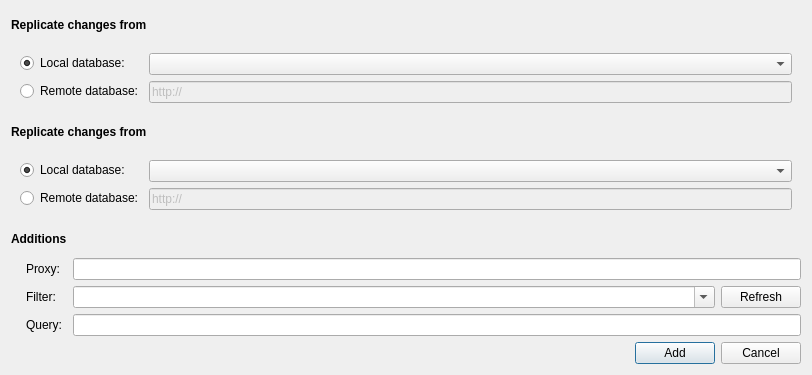
<?xml version="1.0" encoding="UTF-8"?>
<ui version="4.0">
 <class>New_Task_Form</class>
 <widget class="QDialog" name="New_Task_Form">
  <property name="geometry">
   <rect>
    <x>0</x>
    <y>0</y>
    <width>812</width>
    <height>375</height>
   </rect>
  </property>
  <property name="windowTitle">
   <string>Add New Task</string>
  </property>
  <layout class="QGridLayout" name="gridLayout_2" columnstretch="5,25,60,5,5">
   <item row="0" column="0" colspan="2">
    <widget class="QLabel" name="label">
     <property name="font">
      <font>
       <weight>75</weight>
       <bold>true</bold>
      </font>
     </property>
     <property name="text">
      <string>Replicate changes from</string>
     </property>
    </widget>
   </item>
   <item row="2" column="0" colspan="2">
    <widget class="QLabel" name="label_2">
     <property name="font">
      <font>
       <weight>75</weight>
       <bold>true</bold>
      </font>
     </property>
     <property name="text">
      <string>Replicate changes from</string>
     </property>
    </widget>
   </item>
   <item row="4" column="0">
    <widget class="QLabel" name="label_3">
     <property name="font">
      <font>
       <weight>75</weight>
       <bold>true</bold>
      </font>
     </property>
     <property name="text">
      <string>Additions</string>
     </property>
    </widget>
   </item>
   <item row="5" column="0">
    <widget class="QLabel" name="label_4">
     <property name="text">
      <string>Proxy:</string>
     </property>
     <property name="indent">
      <number>15</number>
     </property>
    </widget>
   </item>
   <item row="5" column="1" colspan="4">
    <widget class="QLineEdit" name="txt_proxy">
     <property name="focusPolicy">
      <enum>Qt::StrongFocus</enum>
     </property>
    </widget>
   </item>
   <item row="6" column="0">
    <widget class="QLabel" name="label_5">
     <property name="text">
      <string>Filter:</string>
     </property>
     <property name="indent">
      <number>15</number>
     </property>
    </widget>
   </item>
   <item row="6" column="1" colspan="3">
    <widget class="QComboBox" name="cmb_filters">
     <property name="focusPolicy">
      <enum>Qt::StrongFocus</enum>
     </property>
     <property name="editable">
      <bool>true</bool>
     </property>
    </widget>
   </item>
   <item row="6" column="4">
    <widget class="QPushButton" name="btn_getfilters">
     <property name="text">
      <string>Refresh</string>
     </property>
    </widget>
   </item>
   <item row="7" column="0">
    <widget class="QLabel" name="label_6">
     <property name="text">
      <string>Query:</string>
     </property>
     <property name="indent">
      <number>15</number>
     </property>
    </widget>
   </item>
   <item row="7" column="1" colspan="4">
    <widget class="QLineEdit" name="txt_query">
     <property name="focusPolicy">
      <enum>Qt::StrongFocus</enum>
     </property>
    </widget>
   </item>
   <item row="8" column="4">
    <widget class="QPushButton" name="btn_cancel">
     <property name="text">
      <string>Cancel</string>
     </property>
    </widget>
   </item>
   <item row="8" column="3">
    <widget class="QPushButton" name="btn_save">
     <property name="text">
      <string>Add</string>
     </property>
     <property name="default">
      <bool>true</bool>
     </property>
    </widget>
   </item>
   <item row="1" column="0" colspan="5">
    <widget class="QWidget" name="verticalWidget" native="true">
     <layout class="QVBoxLayout" name="verticalLayout">
      <item>
       <layout class="QFormLayout" name="formLayout">
        <item row="0" column="0">
         <widget class="QRadioButton" name="rdb_localsource">
          <property name="text">
           <string>Local database:</string>
          </property>
          <property name="checked">
           <bool>true</bool>
          </property>
         </widget>
        </item>
        <item row="0" column="1">
         <widget class="QComboBox" name="cmb_localsource"/>
        </item>
        <item row="1" column="0">
         <widget class="QRadioButton" name="rdb_remotesource">
          <property name="text">
           <string>Remote database:</string>
          </property>
         </widget>
        </item>
        <item row="1" column="1">
         <widget class="QLineEdit" name="txt_remotesource">
          <property name="enabled">
           <bool>false</bool>
          </property>
          <property name="text">
           <string>http://</string>
          </property>
         </widget>
        </item>
       </layout>
      </item>
     </layout>
    </widget>
   </item>
   <item row="3" column="0" colspan="5">
    <widget class="QWidget" name="verticalWidget_2" native="true">
     <layout class="QVBoxLayout" name="verticalLayout_2">
      <item>
       <layout class="QFormLayout" name="formLayout_2">
        <property name="fieldGrowthPolicy">
         <enum>QFormLayout::AllNonFixedFieldsGrow</enum>
        </property>
        <item row="0" column="0">
         <widget class="QRadioButton" name="rdb_localtarget">
          <property name="text">
           <string>Local database:</string>
          </property>
          <property name="checked">
           <bool>true</bool>
          </property>
          <property name="autoExclusive">
           <bool>true</bool>
          </property>
         </widget>
        </item>
        <item row="0" column="1">
         <widget class="QComboBox" name="cmb_localtarget"/>
        </item>
        <item row="1" column="0">
         <widget class="QRadioButton" name="rdb_remotetarget">
          <property name="text">
           <string>Remote database:</string>
          </property>
          <property name="autoRepeat">
           <bool>false</bool>
          </property>
          <property name="autoExclusive">
           <bool>true</bool>
          </property>
         </widget>
        </item>
        <item row="1" column="1">
         <widget class="QLineEdit" name="txt_remotetarget">
          <property name="enabled">
           <bool>false</bool>
          </property>
          <property name="text">
           <string>http://</string>
          </property>
         </widget>
        </item>
       </layout>
      </item>
     </layout>
    </widget>
   </item>
  </layout>
 </widget>
 <resources/>
 <connections>
  <connection>
   <sender>btn_cancel</sender>
   <signal>clicked()</signal>
   <receiver>New_Task_Form</receiver>
   <slot>close()</slot>
   <hints>
    <hint type="sourcelabel">
     <x>738</x>
     <y>343</y>
    </hint>
    <hint type="destinationlabel">
     <x>404</x>
     <y>184</y>
    </hint>
   </hints>
  </connection>
 </connections>
</ui>
